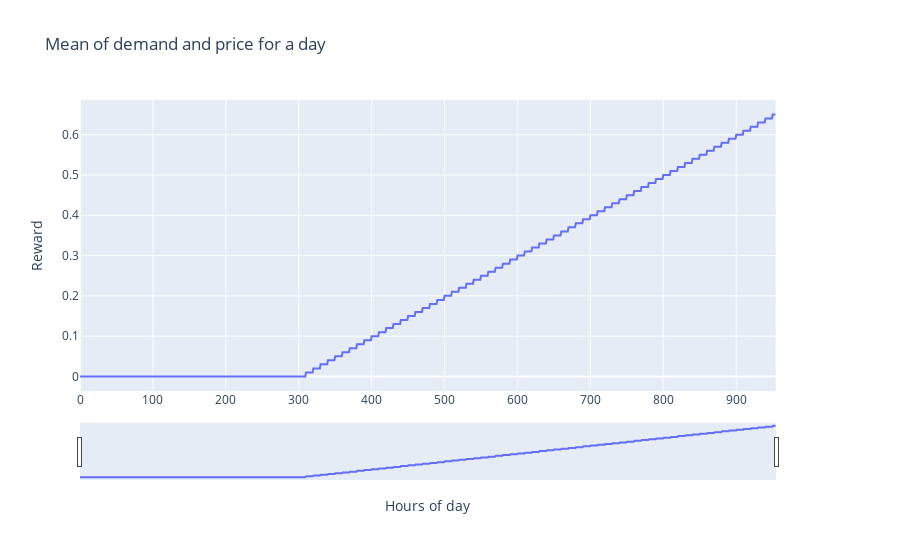

Source (notebook cell):
### Code cell
fig = make_subplots(specs=[[{"secondary_y": True}]])
fig.add_trace(go.Scatter(x=results['timestamp'].index, y=results['k'], name='k'), secondary_y=False)

# Add figure title
fig.update_layout(
    title_text="Mean of demand and price for a day",
    xaxis_rangeslider_visible=True,
)

# Set x-axis title
fig.update_xaxes(title_text="Hours of day")

# Set y-axes titles
fig.update_yaxes(title_text="Reward")

fig.show()

### Figure 1 — Plotly figure (JSON) as saved in the notebook; plotly's stock layout.template omitted (floating-point values rounded to 4 significant figures; data arrays with more than 128 entries replaced by an {"elided": "..."} marker saying what was removed)
{"data": [{"name": "k", "type": "scatter", "x": {"elided": "955 int values"}, "xaxis": "x", "y": {"elided": "955 float values"}, "yaxis": "y"}], "layout": {"title": {"text": "Mean of demand and price for a day"}, "xaxis": {"anchor": "y", "domain": [0, 0.94], "rangeslider": {"visible": true}, "title": {"text": "Hours of day"}}, "yaxis": {"anchor": "x", "domain": [0, 1], "title": {"text": "Reward"}}, "yaxis2": {"anchor": "x", "overlaying": "y", "side": "right", "title": {"text": "Reward"}}}}
